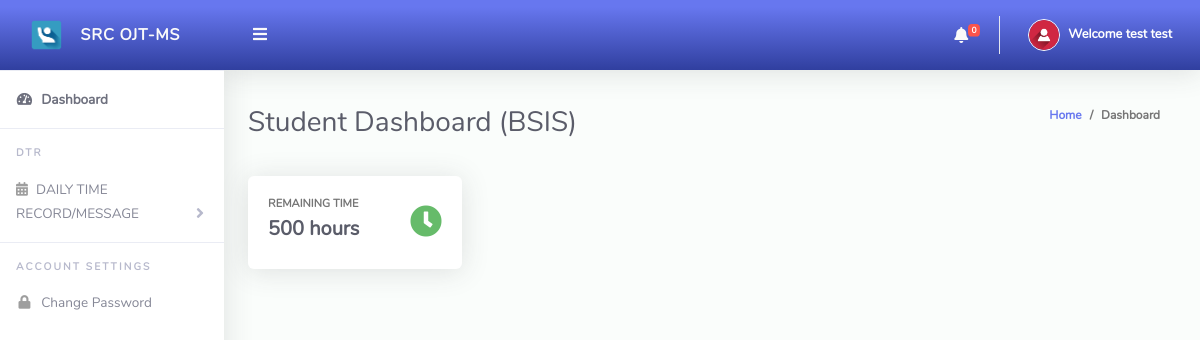
The app's page /Student/index.php (signed in) with its own data.
### tables this page shows
CREATE TABLE `tblstudents` (
  `Id` int(10) NOT NULL,
  `admissionNumber` varchar(255) DEFAULT NULL,
  `firstName` varchar(255) DEFAULT NULL,
  `lastName` varchar(255) DEFAULT NULL,
  `classId` varchar(10) DEFAULT NULL,
  `contact` varchar(50) DEFAULT NULL,
  `comp_name` varchar(255) DEFAULT NULL,
  `email` varchar(255) DEFAULT NULL,
  `address` varchar(255) DEFAULT NULL,
  `password` varchar(50) DEFAULT NULL,
  `dateCreated` varchar(50) DEFAULT NULL,
  `render_time` int(255) DEFAULT NULL,
  `remaining_time` int(255) DEFAULT NULL,
  `comp_link` varchar(255) DEFAULT NULL
);

CREATE TABLE `tblclass` (
  `Id` int(10) NOT NULL,
  `className` varchar(255) NOT NULL
);

### Student/index.php (the view, shortened to what this page needs)
<?php
include '../Includes/dbcon.php';
$query = "SELECT tblclass.className, tblstudents.remaining_time
          FROM tblstudents
          INNER JOIN tblclass ON tblclass.Id = tblstudents.classId
          WHERE tblstudents.Id = '$_SESSION[userId]'";
$rs = $conn->query($query);
$rrw = $rs->fetch_assoc();
$remainingTime = $rrw['remaining_time'];
?>
<!DOCTYPE html>
<html lang="en">
<head>
  <link href="../vendor/fontawesome-free/css/all.min.css" rel="stylesheet" type="text/css">
  <link href="../vendor/bootstrap/css/bootstrap.min.css" rel="stylesheet" type="text/css">
  <link href="css/ruang-admin.min.css" rel="stylesheet">
</head>
<body id="page-top">
  <div id="wrapper">
    <?php include "Includes/sidebar.php"; ?>
    <div id="content-wrapper" class="d-flex flex-column">
      <div id="content">
        <?php include "Includes/topbar.php"; ?>
        <div class="container-fluid" id="container-wrapper">
          <div class="d-sm-flex align-items-center justify-content-between mb-4">
            <h1 class="h3 mb-0 text-gray-800">Student Dashboard (<?php echo $rrw['className'];?>)</h1>
            <ol class="breadcrumb">
              <li class="breadcrumb-item"><a href="./">Home</a></li>
              <li class="breadcrumb-item active" aria-current="page">Dashboard</li>
            </ol>
          </div>
          <div class="row mb-3">
            <div class="col-xl-3 col-md-6 mb-4">
              <div class="card h-100">
                <div class="card-body">
                  <div class="row no-gutters align-items-center">
                    <div class="col mr-2">
                      <div class="text-xs font-weight-bold text-uppercase mb-1">Remaining Time</div>
                      <div class="h5 mb-0 mr-3 font-weight-bold text-gray-800"><?php echo $remainingTime; ?> hours</div>
                    </div>
                    <div class="col-auto">
                      <i class="fas fa-clock fa-2x text-success"></i>
                    </div>
                  </div>
                </div>
              </div>
            </div>
          </div>
        </div>
      </div>
    </div>
  </div>
</body>
</html>

### Student/Includes/topbar.php (shortened to what this page needs)
<?php
$query = "SELECT * FROM tblstudents WHERE Id = ".$_SESSION['userId']."";
$rs = $conn->query($query);
$rows = $rs->fetch_assoc();
$fullName = $rows['firstName']." ".$rows['lastName'];
$notificationQuery = "SELECT COUNT(*) as count FROM tblreports WHERE status = 'replied' AND admissionNumber = ?";
$notificationStmt = $conn->prepare($notificationQuery);
$notificationStmt->bind_param("s", $_SESSION['admissionNumber']);
$notificationStmt->execute();
$notificationResult = $notificationStmt->get_result();
$notificationRow = $notificationResult->fetch_assoc();
$repliedCount = $notificationRow['count'];
?>
<nav class="navbar navbar-expand navbar-light bg-gradient-primary topbar mb-4 static-top">
    <button id="sidebarToggleTop" class="btn btn-link rounded-circle mr-3">
        <i class="fa fa-bars"></i>
    </button>
    <ul class="navbar-nav ml-auto">
        <li class="nav-item dropdown no-arrow">
            <a class="nav-link dropdown-toggle" href="#" id="notificationDropdown" role="button" data-toggle="dropdown"
                aria-haspopup="true" aria-expanded="false">
                <i class="fas fa-bell fa-fw"></i>
                <span class="badge badge-danger badge-counter"><?php echo $repliedCount; ?></span>
            </a>
        </li>
        <li class="nav-item dropdown no-arrow">
            <a class="nav-link dropdown-toggle" href="#" id="userDropdown" role="button" data-toggle="dropdown"
                aria-haspopup="true" aria-expanded="false">
                <img class="img-profile rounded-circle" src="img/user-icn.png" style="max-width: 60px">
                <span class="ml-2 d-none d-lg-inline text-white small"><b>Welcome <?php echo $fullName;?></b></span>
            </a>
        </li>
    </ul>
</nav>

### records on screen
tblstudents: fullName "test test", classId.className "BSIS", remaining_time "500"

### other values on screen
$repliedCount "0"
